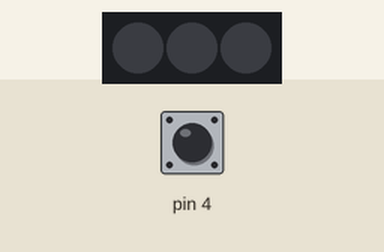
This sketch was run on a simulated Arduino Uno, built with avr-gcc and run on an emulated ATmega328P. Shown: 3 RGB LEDs in strip order, left to right. The test bench sets the inputs (shaded band); at power-on: pin 4 HIGH.

Above: at 1.2 s.
1.3 s: pin 4 pulled LOW for 3.2 s
At 3.1 s:
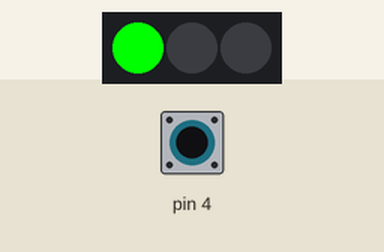
At 4.4 s:
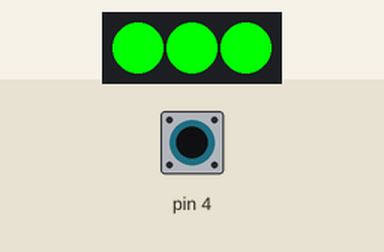
6.0 s: pin 4 driven LOW
At 8.8 s:
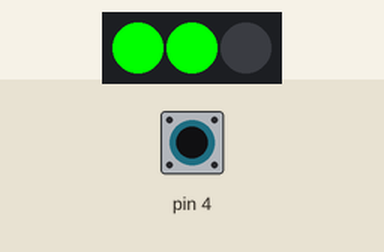
9.0 s: pin 4 driven HIGH
Timing chart, 0 to 12.0 s (numbered marks = the images above; inputs shaded):
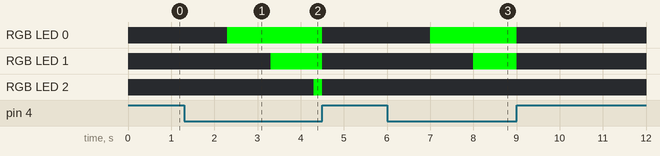

Measured:
- after the input at 1.3 s, RGB LED 0: off → RGB(0, 255, 0) after 1.0 s, → off 2.2 s later; RGB LED 1: off → RGB(0, 255, 0) after 2.0 s, → off 1.2 s later; RGB LED 2: off → RGB(0, 255, 0) after 3.0 s, → off 0.20 s later
- after the input at 6.0 s, RGB LED 0: off → RGB(0, 255, 0) after 1.0 s; RGB LED 1: off → RGB(0, 255, 0) after 2.0 s

The sketch:

a_tiny_purring_kitten.ino
```cpp
#include <Adafruit_NeoPixel.h>
#include <CapacitiveSensor.h>

/*
 * "Purring Cat"
 * This "animal" responds to someone touching the captive touch sensor by purring,
 * showing their affection for the user, as long as they are being slow and not
 * being too fast/rough.
 */

CapacitiveSensor sensor = CapacitiveSensor(3,4);
Adafruit_NeoPixel strip(3, 2, NEO_GRB + NEO_KHZ800);

void setup() {
  /*
   * Basic I/O device setup, and initilize
   * the timing systems.
   */
  strip.begin();
  strip.show();
  sensor.set_CS_AutocaL_Millis(0xFFFFFFFF);
}

void loop() {
  /*
   * Determines if the "cat's" sensor is being
   * touched. If so, we determine if the petting/holding
   * is too rough/long. We use this to determine output
   * happiness.
   */
  detectTouch();
}

void detectTouch() {
  /*
   * Determine if the touch sensor is being
   * interacted with. If so, we begin the happiness
   * determination process using the current time and
   * the time that they started touching the sensor. If
   * the user is not touching the sensor, ensure the lights
   * are all off.
   */
  long total = sensor.capacitiveSensor(30);
  if(total > 100) {
    long start = millis();
    long endTime;
    while (sensor.capacitiveSensor(30) > 100) {
      endTime = millis();
      determineHappiness(endTime - start);
    }
  }
  else {
    allOff();
  }
}

void allOff() {
  /*
   * Turn all Neopixel lights off.
   */
  for (int i = 0; i < 4; i++) {
    strip.setPixelColor(i, 0, 0, 0);
  }
  strip.show();
}

void turnOn(int loc, int r, int g, int b) {
  /*
   * Turn on X amount of lights to the given
   * RGB value.
   */
  for (int i = 0; i < loc; i++) {
    strip.setPixelColor(i, r, g, b);
  }
}

void determineHappiness(int timePassed) {
  /*
   * Set the "happiness" level on the Neopixel strip.
   * Every second until 4 seconds have passed, we go up
   * one green light to show more happiness. 4000 is the "best"
   * time. After this, we start going to red every second for three
   * seconds, until 7 seconds is reached. At that point, lights start
   * blinking to show extreme unhappiness.
   */
  if (timePassed >= 1000 && timePassed < 2000) {
     turnOn(1, 0, 255, 0);
  }
  else if (timePassed >= 2000 && timePassed < 3000) {
    turnOn(2, 0, 255, 0);
  }
  else if (timePassed >= 3000 && timePassed < 4000) {
    turnOn(3, 0, 255, 0);
  }
  else if (timePassed >= 4000 && timePassed < 5000) {
    allOff();
    turnOn(1, 255, 0, 0);
  }
  else if (timePassed > 1000 && timePassed < 6000) {
    turnOn(2, 255, 0, 0);
  }
  else if (timePassed > 1000 && timePassed < 7000) {
    turnOn(3, 255, 0, 0);
  }
  else if (timePassed >= 7000) {
    allOff();
    delay(100);
    turnOn(3, 255, 0, 0);
    strip.show();
    delay(100);
  }
  strip.show();
}
```
